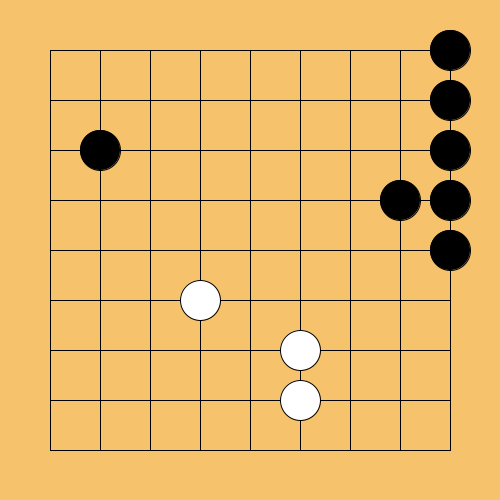
Frame 1 (no input)
Frame 60 (the mouse pressed at the canvas centre just before this capture): identical to frame 1, image omitted
Frame 120 (the mouse held since frame 60 and released just before this capture): identical to frame 1, image omitted

The Processing sketch that drew this single still picture (run headless with seeded random() and noise(); from frame 60 on, the mouse is pressed at the canvas centre):

// Processing sketch: week04_6
// ── week04_6.pde
void setup(){
 size(500,500);
}
int [][]go={
{0,0,0,0,0,0,0,0,1},
{0,0,0,0,0,0,0,0,1},
{0,1,0,0,0,0,0,0,1},
{0,0,0,0,0,0,0,1,1},
{0,0,0,0,0,0,0,0,1},
{0,0,0,2,0,0,0,0,0},
{0,0,0,0,0,2,0,0,0},
{0,0,0,0,0,2,0,0,0},
{0,0,0,0,0,0,0,0,0},
};
void draw(){
   background(246,194,108);
   for(int i=1;i<=9;i++){
      line(50,50*i,450,50*i);
      line(50*i,50,50*i,450);
   }
 for(int i=0;i<9;i++){
    for(int j=0;j<9;j++){
      if(go[i][j]==1){
      fill(0);
      ellipse(50+j*50,50+i*50,40,40);
      }else if(go[i][j]==2){   
      fill(255);//白棋
      ellipse(50+j*50,50+i*50,40,40);
      
      }
    
    }
 
  }

 }
